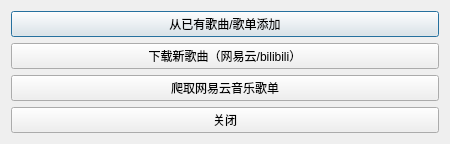
<?xml version="1.0" encoding="UTF-8"?>
<ui version="4.0">
 <class>qDialog_addMusicDialog</class>
 <widget class="QDialog" name="qDialog_addMusicDialog">
  <property name="geometry">
   <rect>
    <x>0</x>
    <y>0</y>
    <width>450</width>
    <height>140</height>
   </rect>
  </property>
  <property name="windowTitle">
   <string>Easy Music Plus Add Music</string>
  </property>
  <layout class="QVBoxLayout" name="verticalLayout">
   <item>
    <widget class="QPushButton" name="qPushButton_add_from_list">
     <property name="text">
      <string>从已有歌曲/歌单添加</string>
     </property>
    </widget>
   </item>
   <item>
    <widget class="QPushButton" name="qPushButton_open_downloader">
     <property name="text">
      <string>下载新歌曲（网易云/bilibili）</string>
     </property>
    </widget>
   </item>
   <item>
    <widget class="QPushButton" name="qPushButton_netease_songlist">
     <property name="text">
      <string>爬取网易云音乐歌单</string>
     </property>
    </widget>
   </item>
   <item>
    <widget class="QPushButton" name="qPushButton_quit">
     <property name="text">
      <string>关闭</string>
     </property>
    </widget>
   </item>
  </layout>
 </widget>
 <resources/>
 <connections/>
</ui>
